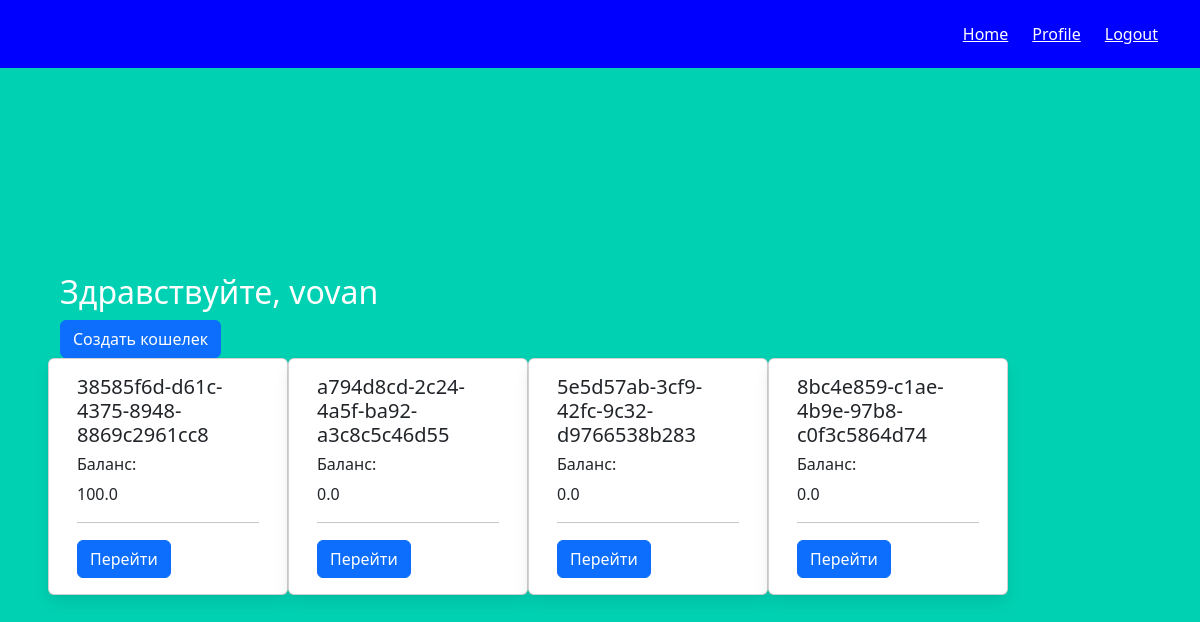
Screenshot of /profile (signed in) with the database file from the repository.
### models.py (models this page shows, shortened)
class User(UserMixin, db.Model):
    __tablename__ = "users"
    id = db.Column(db.Integer, primary_key=True)
    email = db.Column(db.String(100), unique=True)
    password = db.Column(db.String(100))
    name = db.Column(db.String(100))
    accounts = db.relationship("Account", back_populates="user")

class Account(db.Model):
    __tablename__ = "accounts"
    id = db.Column(db.Integer, primary_key=True)
    number = db.Column(db.String(255), nullable=False, default=lambda: str(uuid4()))
    balance = db.Column(db.Float, nullable=False, default=0)
    user_id = db.Column(db.Integer, db.ForeignKey('users.id'))
    user = db.relationship("User", back_populates="accounts")

### main.py (the view)
@main.route('/profile')
@login_required
def profile():
    accounts = current_user.accounts
    return render_template('profile.html', name = current_user.name, accounts = accounts)

### __init__.py (called while the page is built)
def create_app():
    app = Flask(__name__, template_folder='templates')
    app.config['SECRET_KEY'] = '0102'
    app.config['SQLALCHEMY_DATABASE_URI'] = 'sqlite:///db.sqlite'
    app.config['SQLALCHEMY_TRACK_MODIFICATIONS'] = False
    from .auth import auth as auth_blueprint
    app.register_blueprint(auth_blueprint)
    from .main import main as main_blueprint
    app.register_blueprint(main_blueprint)
    db.init_app(app)
    migrate = Migrate(app, db)
    login_manager = LoginManager()
    login_manager.login_view = 'auth.login'
    login_manager.init_app(app)
    from .models import User
    @login_manager.user_loader
    def load_user(user_id):
        return User.query.get(int(user_id))
    return app

### templates/profile.html
{% extends "base.html" %}
{% block content %}
    <p class="h2">Здравствуйте, {{ current_user.name }}</P>
      <form method="POST" action="/accounts" enctype="multipart/form-data">
        <button type="submit" class="btn btn-primary">Создать кошелек</button>
      </form>
      <div class="row row-cols-1 row-cols-md-3 mt-50">
{% for account in accounts %}
<div class="card" style="width: 15rem;">
  <div class="card-body">
    <h5 class="card-title">{{ account.number }}</h5>
    <h6> Баланс: </h6 class="card-subtitle mb-2 text-body-secondary">{{ account.balance }}</h6>
    <hr>
    <a href="/accounts/{{account.id}}"><button type="button" class="btn btn-primary">Перейти</button></a>
  </div>
</div>
{% endfor %}
</div>
{% endblock %}

### templates/base.html (shortened to what this page needs)
<!DOCTYPE html>
<html lang="ru">
<head>
    <link rel="stylesheet" href="https://cdnjs.cloudflare.com/ajax/libs/bulma/0.7.2/css/bulma.min.css" />
    <link href="https://cdn.jsdelivr.net/npm/bootstrap@5.3.2/dist/css/bootstrap.min.css" rel="stylesheet">
</head>
<body>
    <section class="hero is-primary is-fullheight">
        <div class="hero-head">
            <nav class="navbar" style="background-color: blue;">
                <div class="container">
                    <div id="navbarMenuHeroA" class="navbar-menu">
                        <div class="navbar-end">
                            <a href="{{ url_for('main.index') }}" class="navbar-item">
                                Home
                            </a>
                            {% if current_user.is_authenticated %}
                            <a href="{{ url_for('main.profile') }}" class="navbar-item">
                                Profile
                            </a>
                            {% endif %}
                            {% if current_user.is_authenticated %}
                            <a href="{{ url_for('auth.logout') }}" class="navbar-item">
                                Logout
                            </a>
                            {% endif %}
                        </div>
                    </div>
                </div>
            </nav>
        </div>
        <div class="hero-body">
            <div class="container">
               {% block content %}
               {% endblock %}
            </div>
        </div>
    </section>
</body>
</html>

### rows the page displays
User: name "vovan"
Account: number "38585f6d-d61c-4375-8948-8869c2961cc8", balance "100.0"
Account: number "a794d8cd-2c24-4a5f-ba92-a3c8c5c46d55", balance "0.0"
Account: number "5e5d57ab-3cf9-42fc-9c32-d9766538b283", balance "0.0"
Account: number "8bc4e859-c1ae-4b9e-97b8-c0f3c5864d74", balance "0.0"
